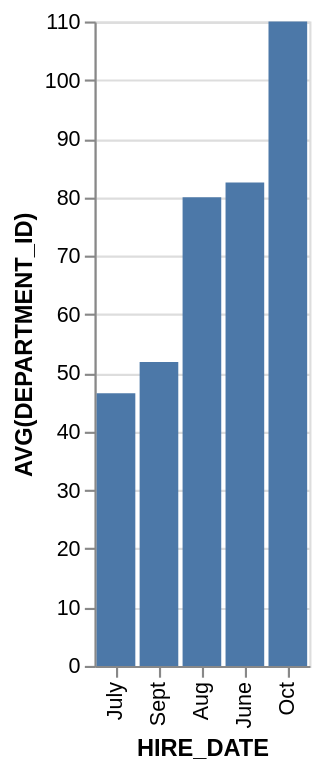

Source (Vega-Lite JSON):
### Vega-Lite specification from a JSON file in a GitHub repository (floating-point values rounded to 4 significant figures)
{"data": {"values": [{"x_data": "July", "y_data": 46.55}, {"x_data": "Sept", "y_data": 51.85}, {"x_data": "Aug", "y_data": 80}, {"x_data": "June", "y_data": 82.5}, {"x_data": "Oct", "y_data": 110}]}, "mark": "bar", "encoding": {"x": {"field": "x_data", "type": "nominal", "title": "HIRE_DATE", "sort": {"op": "sum", "field": "y_data", "order": "ascending"}}, "y": {"field": "y_data", "type": "quantitative", "title": "AVG(DEPARTMENT_ID)"}}}
